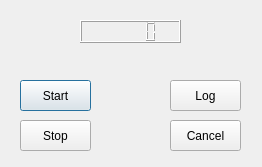
<?xml version="1.0" encoding="UTF-8"?>
<ui version="4.0">
 <class>TimerDialog</class>
 <widget class="QDialog" name="TimerDialog">
  <property name="geometry">
   <rect>
    <x>0</x>
    <y>0</y>
    <width>262</width>
    <height>167</height>
   </rect>
  </property>
  <property name="windowTitle">
   <string>Dialog</string>
  </property>
  <widget class="QPushButton" name="start">
   <property name="geometry">
    <rect>
     <x>20</x>
     <y>80</y>
     <width>71</width>
     <height>31</height>
    </rect>
   </property>
   <property name="text">
    <string>Start</string>
   </property>
  </widget>
  <widget class="QPushButton" name="stop">
   <property name="geometry">
    <rect>
     <x>20</x>
     <y>120</y>
     <width>71</width>
     <height>31</height>
    </rect>
   </property>
   <property name="text">
    <string>Stop</string>
   </property>
  </widget>
  <widget class="QPushButton" name="close">
   <property name="geometry">
    <rect>
     <x>170</x>
     <y>120</y>
     <width>71</width>
     <height>31</height>
    </rect>
   </property>
   <property name="text">
    <string>Cancel</string>
   </property>
  </widget>
  <widget class="QPushButton" name="log">
   <property name="geometry">
    <rect>
     <x>170</x>
     <y>80</y>
     <width>71</width>
     <height>31</height>
    </rect>
   </property>
   <property name="text">
    <string>Log</string>
   </property>
  </widget>
  <widget class="QLCDNumber" name="clock">
   <property name="geometry">
    <rect>
     <x>80</x>
     <y>20</y>
     <width>101</width>
     <height>23</height>
    </rect>
   </property>
  </widget>
 </widget>
 <resources/>
 <connections/>
</ui>
